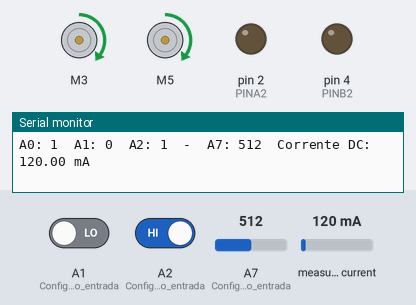
Simulated run of this sketch. Board: Arduino Nano, built with avr-gcc and run on an emulated ATmega328P. Parts: 2 × DC motor (green arrow = forward, orange = backward, longer = faster), output pins drawn as LEDs (lit = HIGH), the last lines printed to the serial monitor. The test bench sets the inputs (shaded band); at power-on: A2 (Configura_A2_como_entrada) HIGH, A7 (Configura_A2_como_entrada) = 512, A1 (Configura_A1_como_entrada) LOW, measured current 120 mA.

Above: at 1.2 s.
1.3 s: A2 (Configura_A2_como_entrada) driven LOW
At 1.8 s:
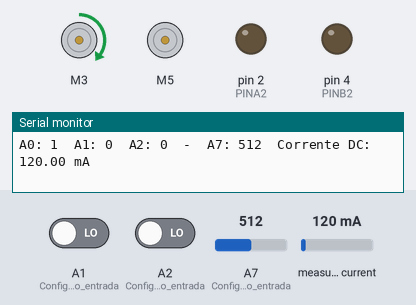
5.9 s: A7 (Configura_A2_como_entrada) set to 11
8.9 s: A7 (Configura_A2_como_entrada) set to 8
10.4 s: A2 (Configura_A2_como_entrada) driven HIGH
At 10.8 s:
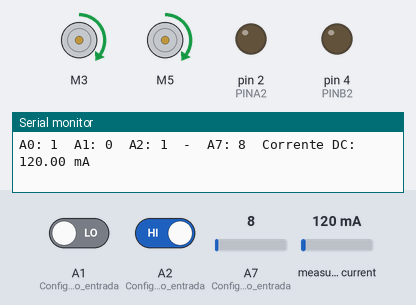
Timing chart, 0 to 13.0 s (numbered marks = the images above; inputs shaded):
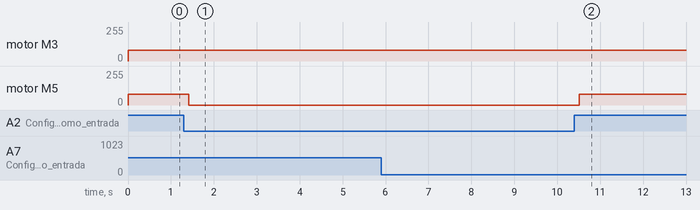

Measured:
- after the input at 1.3 s, motor M5: forward 79/255 → stopped after 0.12 s
- after the input at 10.4 s, motor M5: stopped → forward 79/255 after 0.11 s

The sketch:

sketch_may19a_copy_20240617154131.ino
```cpp
#include <MX1508.h>
#include <ACS712.h>

#define PINA1 3 // Pino de controle PWM
#define PINA2 2 // Outro pino de controle que será configurado como LOW (GND)
#define PINB1 5 // Pino de controle PWM
#define PINB2 4 // Outro pino de controle que será configurado como LOW (GND)
#define NUMPWM 1
#define PWM 79
MX1508 motorA(PINA1, LOW, FAST_DECAY , NUMPWM);
MX1508 motorB(PINB1, LOW, FAST_DECAY , NUMPWM);


// Defina o pino analógico ao qual o sensor está conectado
const int analogPin = A0;

// Crie uma instância do sensor ACS712 de 5A
ACS712 sensor(analogPin, 5.0, 1023, 185); // 185 mV/A para o sensor de 5A

void setup() {
    pinMode(PINA2, OUTPUT);
    pinMode(PINB2, OUTPUT);
    digitalWrite(PINA2, LOW); // Configura PINA2 como GND
    digitalWrite(PINB2, LOW); // Configura PINB2 como GND

    pinMode(A0, INPUT); // Configura A0 como entrada
    pinMode(A1, INPUT); // Configura A1 como entrada
    pinMode(A2, INPUT); // Configura A2 como entrada
    pinMode(A7, INPUT); // Configura A2 como entrada

    Serial.begin(9600); // Inicializa a comunicação serial a 9600 bps

      // Configuração inicial do sensor (se necessário)
  sensor.autoMidPoint(50, 10); // Ajuste automático do ponto médio
}

void loop() {
    int valA0 = digitalRead(A0);
    int valA1 = digitalRead(A1);
    int valA2 = digitalRead(A2);
    int valA7 = analogRead(A7);

      // Medição de corrente DC
  float currentDC = sensor.mA_DC(10); // Média de 10 amostras


    // Imprime os valores das portas A0, A1 e A2 no Serial Monitor
    Serial.print("A0: ");
    Serial.print(valA0);
    Serial.print("  A1: ");
    Serial.print(valA1);
    Serial.print("  A2: ");
    Serial.print(valA2);
    Serial.print("  -  A7: ");
    Serial.print(valA7);
    Serial.print("  Corrente DC: ");
    Serial.print(currentDC);
    Serial.println(" mA");

    if (valA0 == LOW) {
      motorA.motorGo(0);
    } else {
      motorA.motorGo(PWM);
    }

    if (valA2 == LOW) {
      motorB.motorGo(0);
    } else {
        motorB.motorGo(PWM);
    }

    // if (valA1 == LOW) {
    //   motorA.motorGo(PWM);
    //   motorB.motorGo(PWM);
    // }

    delay(200);
}
```
